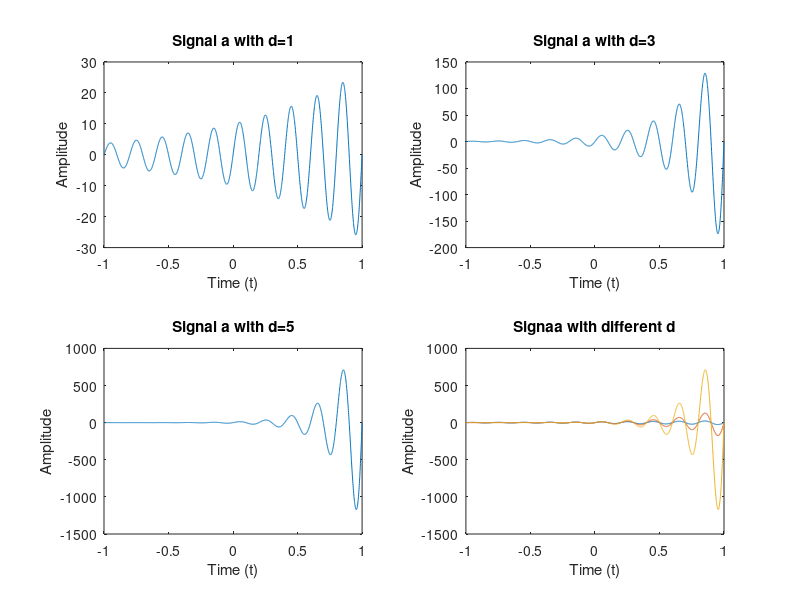
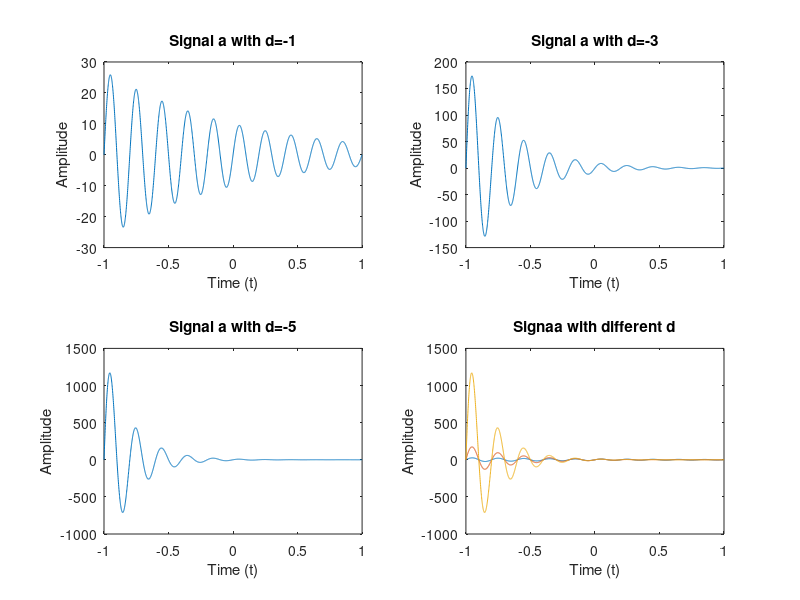
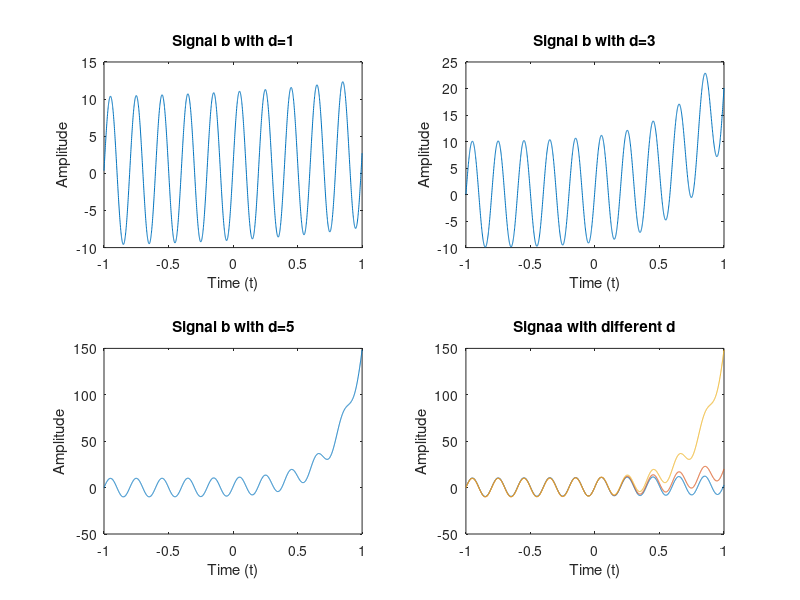
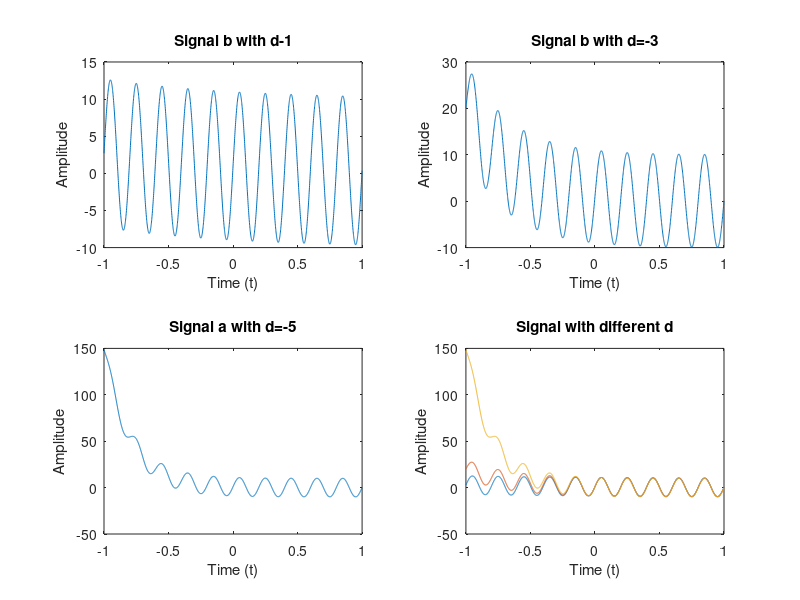

The MATLAB source for these figures, in order:
clear all;

Fs=1000;
duration=2;
t=-duration/2:1/Fs:duration/2;

d_pos=[1 3 5];
d_neg=[-1 -3 -5];
freq=[3 9];

signal_a_pos=zeros(length(d_pos),length(t));
signal_a_neg=zeros(length(d_neg),length(t));
signal_b_pos=zeros(length(d_pos),length(t));
singal_b_neg=zeros(length(d_neg),length(t));

for i=1:1:length(d_pos)
    signal_a_pos(i,:)=10*exp(d_pos(i)*t).*sin(2*pi*5*t);
    signal_a_neg(i,:)=10*exp(d_neg(i)*t).*sin(2*pi*5*t);
    signal_b_pos(i,:)=exp(d_pos(i)*t)+10*sin(2*pi*5*t);
    signal_b_neg(i,:)=exp(d_neg(i)*t)+10*sin(2*pi*5*t);
end

signal_a_freq=zeros(length(freq),length(t));
signal_b_freq=zeros(length(freq),length(t));
for j=1:1:length(freq)
    signal_a_freq(j,:)=10*exp(d_pos(1)*t).*sin(2*pi*freq(j)*t);
    signal_b_freq(j,:)=exp(d_neg(1)*t)+10*sin(2*pi*freq(j)*t);
end

figure;
subplot(2,2,1);
plot(t,signal_a_pos(1,:));
title("Signal a with d=1");
xlabel("Time (t)");
ylabel("Amplitude");

subplot(2,2,2);
plot(t,signal_a_pos(2,:));
title("Signal a with d=3");
xlabel("Time (t)");
ylabel("Amplitude");

subplot(2,2,3);
plot(t,signal_a_pos(3,:));
title("Signal a with d=5");
xlabel("Time (t)");
ylabel("Amplitude");

subplot(2,2,4);
plot(t,signal_a_pos(1,:),t,signal_a_pos(2,:),t,signal_a_pos(3,:));
title("Signaa with different d");
xlabel("Time (t)");
ylabel("Amplitude");

figure;
subplot(2,2,1);
plot(t,signal_a_neg(1,:));
title("Signal a with d=-1");
xlabel("Time (t)");
ylabel("Amplitude");

subplot(2,2,2);
plot(t,signal_a_neg(2,:));
title("Signal a with d=-3");
xlabel("Time (t)");
ylabel("Amplitude");

subplot(2,2,3);
plot(t,signal_a_neg(3,:));
title("Signal a with d=-5");
xlabel("Time (t)");
ylabel("Amplitude");

subplot(2,2,4);
plot(t,signal_a_neg(1,:),t,signal_a_neg(2,:),t,signal_a_neg(3,:));
title("Signaa with different d");
xlabel("Time (t)");
ylabel("Amplitude");

figure;
subplot(2,2,1);
plot(t,signal_b_pos(1,:));
title("Signal b with d=1");
xlabel("Time (t)");
ylabel("Amplitude");

subplot(2,2,2);
plot(t,signal_b_pos(2,:));
title("Signal b with d=3");
xlabel("Time (t)");
ylabel("Amplitude");

subplot(2,2,3);
plot(t,signal_b_pos(3,:));
title("Signal b with d=5");
xlabel("Time (t)");
ylabel("Amplitude");

subplot(2,2,4);
plot(t,signal_b_pos(1,:),t,signal_b_pos(2,:),t,signal_b_pos(3,:));
title("Signaa with different d");
xlabel("Time (t)");
ylabel("Amplitude");

figure;
subplot(2,2,1);
plot(t,signal_b_neg(1,:));
title("Signal b with d-1");
xlabel("Time (t)");
ylabel("Amplitude");

subplot(2,2,2);
plot(t,signal_b_neg(2,:));
title("Signal b with d=-3");
xlabel("Time (t)");
ylabel("Amplitude");

subplot(2,2,3);
plot(t,signal_b_neg(3,:));
title("Signal a with d=-5");
xlabel("Time (t)");
ylabel("Amplitude");

subplot(2,2,4);
plot(t,signal_b_neg(1,:),t,signal_b_neg(2,:),t,signal_b_neg(3,:));
title("Signal with different d");
xlabel("Time (t)");
ylabel("Amplitude");

figure;
subplot(3,1,1);
plot(t,signal_a_freq(1,:));
title("Signal a with f=3");
xlabel("Time (t)");
ylabel("Amplitude");

subplot(3,1,2);
plot(t,signal_a_freq(2,:));
title("Signal a with f=9");
xlabel("Time (t)");
ylabel("Amplitude");

subplot(3,1,3);
plot(t,signal_a_freq(1,:),t,signal_a_freq(2,:));
title("Signal a with different frequencies");
xlabel("Time (t)");
ylabel("Amplitude");

figure;
subplot(3,1,1);
plot(t,signal_b_freq(1,:));
title("Signal b with f=3");
xlabel("Time (t)");
ylabel("Amplitude");

subplot(3,1,2);
plot(t,signal_b_freq(2,:));
title("Signal b with f=9");
xlabel("Time (t)");
ylabel("Amplitude");

subplot(3,1,3);
plot(t,signal_b_freq(1,:),t,signal_b_freq(2,:));
title("Signal b with different frequencies");
xlabel("Time (t)");
ylabel("Amplitude");